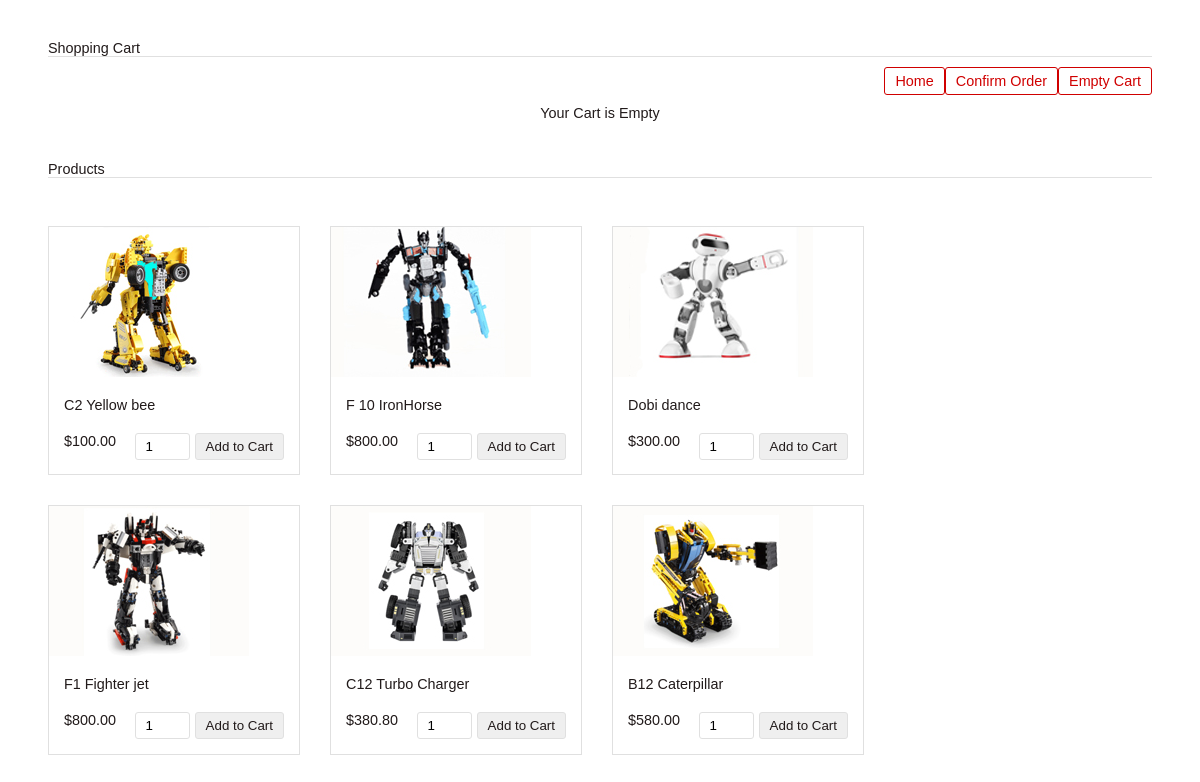
The app's page /cart.php with its own data.
### tables this page shows
CREATE TABLE `tblproduct` (
  `id` int(8) NOT NULL,
  `name` varchar(255) NOT NULL,
  `code` varchar(255) NOT NULL,
  `image` text NOT NULL,
  `price` double(10,2) NOT NULL
);

### dbcontroller.php (called while the page is built, shortened)
<?php
class DBController {
	private $host = "localhost";
	private $user = "aibots_dell";
	private $password = "_Wz263po";
	private $database = "aibots_dell";
	private $conn;
	function __construct() {
		$this->conn = $this->connectDB();
	}
	function connectDB() {
		$conn = mysqli_connect($this->host,$this->user,$this->password,$this->database);
		return $conn;
	}
	function runQuery($query) {
		$result = mysqli_query($this->conn,$query);
		while($row=mysqli_fetch_assoc($result)) {
			$resultset[] = $row;
		}
		if(!empty($resultset))
			return $resultset;
	}
}
?>

### cart.php (the view, shortened to what this page needs)
<?php
require_once("dbcontroller.php");
$db_handle = new DBController();
?>
<HTML>
<HEAD>
<link href="style.css" type="text/css" rel="stylesheet" />
</HEAD>
<BODY>
<div id="shopping-cart">
<div class="txt-heading">Shopping Cart</div>
<a id="btnEmpty" href="cart.php?action=empty">Empty Cart</a>
<a id="btnEmpty" href="userproducts.php">Confirm Order</a>
<a id="btnEmpty" href="index.php">Home</a>
<?php
if(isset($_SESSION["cart_item"])){
    $total_quantity = 0;
    $total_price = 0;
?>
<table class="tbl-cart" cellpadding="10" cellspacing="1">
<tbody>
<tr>
<th style="text-align:left;">Name</th>
<th style="text-align:left;">Code</th>
<th style="text-align:right;" width="5%">Quantity</th>
<th style="text-align:right;" width="10%">Unit Price</th>
<th style="text-align:right;" width="10%">Price</th>
<th style="text-align:center;" width="5%">Remove</th>
</tr>
<?php
    foreach ($_SESSION["cart_item"] as $item){
        $item_price = $item["quantity"]*$item["price"];
		?>
				<tr>
				<td><img src="<?php echo $item["image"]; ?>" class="cart-item-image" /><?php echo $item["name"]; ?></td>
				<td><?php echo $item["code"]; ?></td>
				<td style="text-align:right;"><?php echo $item["quantity"]; ?></td>
				<td  style="text-align:right;"><?php echo "$ ".$item["price"]; ?></td>
				<td  style="text-align:right;"><?php echo "$ ". number_format($item_price,2); ?></td>
				<td style="text-align:center;"><a href="cart.php?action=remove&code=<?php echo $item["code"]; ?>" class="btnRemoveAction"><img src="icon-delete.png" alt="Remove Item" /></a></td>
				</tr>
				<?php
				$total_quantity += $item["quantity"];
				$total_price += ($item["price"]*$item["quantity"]);
		}
		?>
<tr>
<td colspan="2" align="right">Total:</td>
<td align="right"><?php echo $total_quantity; ?></td>
<td align="right" colspan="2"><strong><?php echo "$ ".number_format($total_price, 2); ?></strong></td>
<td></td>
</tr>
</tbody>
</table>
  <?php
} else {
?>
<div class="no-records">Your Cart is Empty</div>
<?php
}
?>
</div>
<div id="product-grid">
	<div class="txt-heading">Products</div>
	<?php
	$product_array = $db_handle->runQuery("SELECT * FROM tblproduct ORDER BY id ASC");
	if (!empty($product_array)) {
		foreach($product_array as $key=>$value){
	?>
		<div class="product-item">
			<form method="post" action="cart.php?action=add&code=<?php echo $product_array[$key]["code"]; ?>">
			<div class="product-image"><img src="<?php echo $product_array[$key]["image"]; ?>"></div>
			<div class="product-tile-footer">
			<div class="product-title"><?php echo $product_array[$key]["name"]; ?></div>
			<div class="product-price"><?php echo "$".$product_array[$key]["price"]; ?></div>
			<div class="cart-action"><input type="text" class="product-quantity" name="quantity" value="1" size="2" /><input type="submit" value="Add to Cart" class="btnAddAction" /></div>
			</div>
			</form>
		</div>
	<?php
		}
	}
	?>
</div>
</BODY>
</HTML>

### style.css (style rules this page uses)
body { font-family: Arial; color: #211a1a; font-size: 0.9em; }
#shopping-cart { margin: 40px; }
#product-grid { margin: 40px; }
.txt-heading { color: #211a1a; border-bottom: 1px solid #E0E0E0; overflow: auto; }
#btnEmpty { background-color: #ffffff; border: #d00000 1px solid; padding: 5px 10px; color: #d00000; float: right; text-decoration: none; border-radius: 3px; margin: 10px 0px; }
.btnAddAction { padding: 5px 10px; margin-left: 5px; background-color: #efefef; border: #E0E0E0 1px solid; color: #211a1a; float: right; text-decoration: none; border-radius: 3px; cursor: pointer; }
#product-grid .txt-heading { margin-bottom: 18px; }
.product-item { float: left; background: #ffffff; margin: 30px 30px 0px 0px; border: #E0E0E0 1px solid; }
.product-image { height: 155px; width: 250px; background-color: #FFF; }
.product-title { margin-bottom: 20px; }
.product-price { float:left; }
.cart-action { float: right; }
.product-quantity { padding: 5px 10px; border-radius: 3px; border: #E0E0E0 1px solid; }
.product-tile-footer { padding: 15px 15px 0px 15px; overflow: auto; }
.no-records { text-align: center; clear: both; margin: 38px 0px; }

### records on screen
tblproduct: image (picture), name "C2 Yellow bee", price "100.00"
tblproduct: image (picture), name "F 10 IronHorse", price "800.00"
tblproduct: image (picture), name "Dobi dance", price "300.00"
tblproduct: image (picture), name "F1 Fighter jet", price "800.00"
tblproduct: image (picture), name "C12 Turbo Charger", price "380.80"
tblproduct: image (picture), name "B12 Caterpillar", price "580.00"
